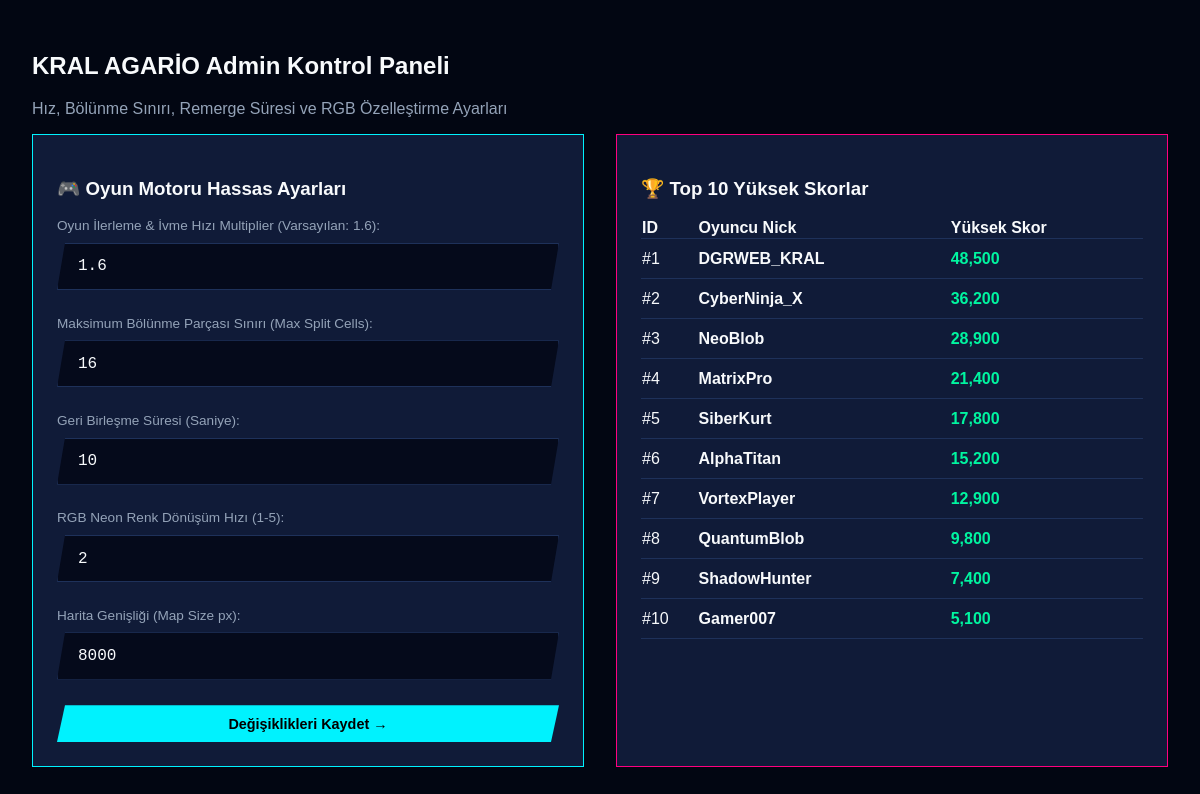
/admin.php (signed in), run on an earlier commit of the app's database.
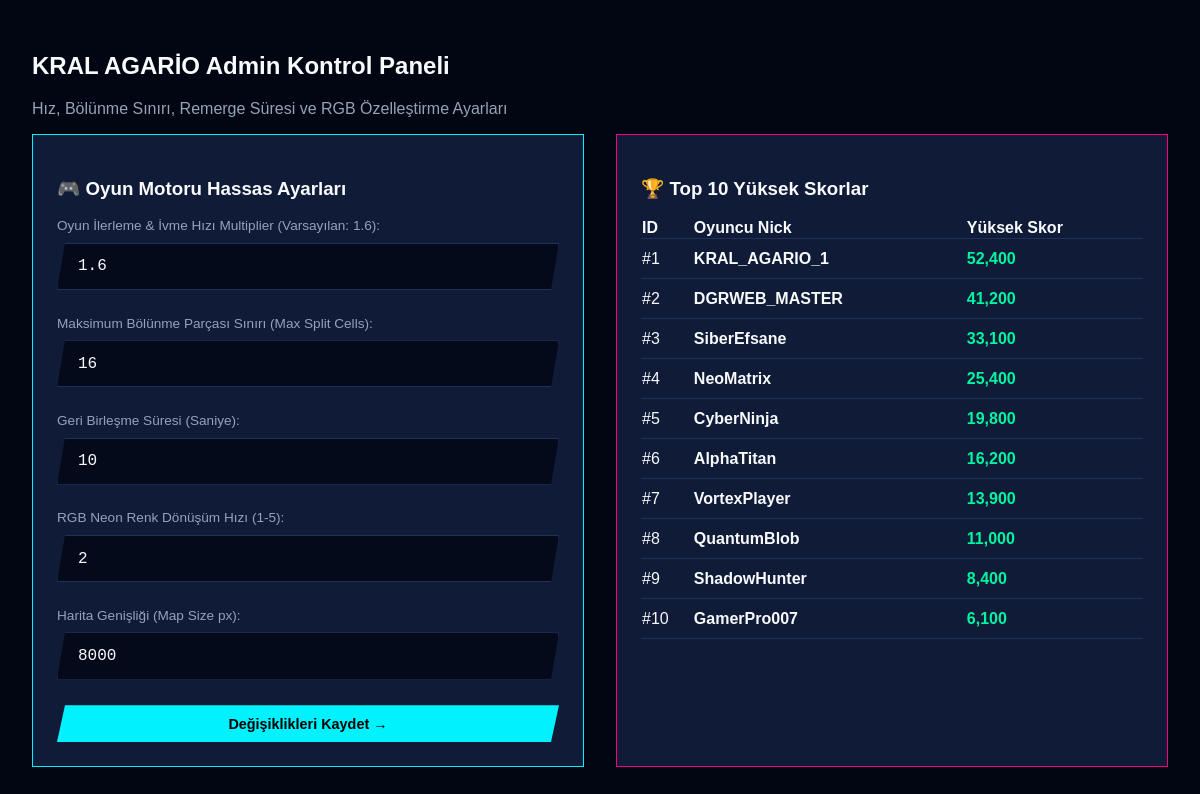
And on a later commit of the database.
### tables this page shows
CREATE TABLE IF NOT EXISTS game_leaderboards (
  id INT UNSIGNED NOT NULL AUTO_INCREMENT,
  player_nick VARCHAR(50) NOT NULL,
  game_key VARCHAR(50) NOT NULL DEFAULT 'kralagario',
  high_score INT UNSIGNED NOT NULL DEFAULT 0,
  created_at TIMESTAMP NOT NULL DEFAULT CURRENT_TIMESTAMP ON UPDATE CURRENT_TIMESTAMP,
  PRIMARY KEY (id)
);

### config.php (called while the page is built, shortened)
<?php
function db(): ?PDO
{
    static $pdo = null;
    if ($pdo instanceof PDO) return $pdo;
    $dsn = sprintf('mysql:host=%s;port=%s;dbname=%s;charset=utf8mb4', DB_HOST, DB_PORT, DB_NAME);
    try {
        $pdo = new PDO($dsn, DB_USER, DB_PASS, [
            PDO::ATTR_ERRMODE            => PDO::ERRMODE_EXCEPTION,
            PDO::ATTR_DEFAULT_FETCH_MODE => PDO::FETCH_ASSOC,
            PDO::ATTR_EMULATE_PREPARES   => false,
            PDO::ATTR_TIMEOUT            => 3,
        ]);
        return $pdo;
    } catch (PDOException $e) {
        $failed = true;
        return null;
    }
}
function get_game_settings(): array {
    $defaults = [
        'game_speed' => '1.6',
        'max_split_cells' => '16',
        'map_size' => '8000',
        'remerge_time_sec' => '10',
        'rgb_speed' => '2'
    ];
    $pdo = db();
    try {
        $rows = $pdo->query("SELECT setting_key, setting_value FROM game_settings")->fetchAll();
        foreach ($rows as $r) {
            $defaults[$r['setting_key']] = $r['setting_value'];
        }
    } catch (Throwable $t) {}
    return $defaults;
}
function e(?string $v): string {
    return htmlspecialchars((string)$v, ENT_QUOTES | ENT_SUBSTITUTE, 'UTF-8');
}

### admin.php (the view, shortened to what this page needs)
<?php
require __DIR__ . '/config.php';
$pdo = db();
    ?>
    <?php
$settings = get_game_settings();
$scores = $pdo ? $pdo->query("SELECT * FROM game_leaderboards ORDER BY high_score DESC LIMIT 10")->fetchAll() : [];
?>
<!DOCTYPE html>
<html lang="tr">
<head>
    <link rel="stylesheet" href="assets/style.css">
</head>
<body style="padding:2rem; overflow-y:auto;">
    <h2>KRAL AGARİO Admin Kontrol Paneli</h2>
    <p style="color:var(--text-muted);">Hız, Bölünme Sınırı, Remerge Süresi ve RGB Özelleştirme Ayarları</p>
    <div style="display:grid; grid-template-columns: 1fr 1fr; gap:2rem;">
        <div style="background:var(--bg-card); padding:1.5rem; border:1px solid var(--primary-cyan);">
            <h3>🎮 Oyun Motoru Hassas Ayarları</h3>
            <form method="post" style="margin-top:1rem;">
                <div style="margin-bottom:1rem;">
                    <label style="display:block; color:var(--text-muted); font-size:0.85rem;">Oyun İlerleme & İvme Hızı Multiplier (Varsayılan: 1.6):</label>
                    <input type="text" name="game_speed" class="nick-input" style="text-align:left;" value="<?= e($settings['game_speed']) ?>">
                </div>
                <div style="margin-bottom:1rem;">
                    <label style="display:block; color:var(--text-muted); font-size:0.85rem;">Maksimum Bölünme Parçası Sınırı (Max Split Cells):</label>
                    <input type="number" name="max_split_cells" class="nick-input" style="text-align:left;" value="<?= e($settings['max_split_cells']) ?>">
                </div>
                <div style="margin-bottom:1rem;">
                    <label style="display:block; color:var(--text-muted); font-size:0.85rem;">Geri Birleşme Süresi (Saniye):</label>
                    <input type="number" name="remerge_time_sec" class="nick-input" style="text-align:left;" value="<?= e($settings['remerge_time_sec']) ?>">
                </div>
                <div style="margin-bottom:1rem;">
                    <label style="display:block; color:var(--text-muted); font-size:0.85rem;">RGB Neon Renk Dönüşüm Hızı (1-5):</label>
                    <input type="text" name="rgb_speed" class="nick-input" style="text-align:left;" value="<?= e($settings['rgb_speed']) ?>">
                </div>
                <div style="margin-bottom:1rem;">
                    <label style="display:block; color:var(--text-muted); font-size:0.85rem;">Harita Genişliği (Map Size px):</label>
                    <input type="number" name="map_size" class="nick-input" style="text-align:left;" value="<?= e($settings['map_size']) ?>">
                </div>
                <button type="submit" class="cyber-btn" style="width:100%;">Değişiklikleri Kaydet →</button>
            </form>
        </div>
        <div style="background:var(--bg-card); padding:1.5rem; border:1px solid var(--accent-pink);">
            <h3>🏆 Top 10 Yüksek Skorlar</h3>
            <table style="width:100%; border-collapse:collapse; margin-top:1rem;">
                <thead>
                    <tr style="text-align:left; border-bottom:1px solid var(--border-color);">
                        <th>ID</th><th>Oyuncu Nick</th><th>Yüksek Skor</th>
                    </tr>
                </thead>
                <tbody>
                    <?php foreach ($scores as $s): ?>
                        <tr style="border-bottom:1px solid var(--border-color); height:40px;">
                            <td>#<?= $s['id'] ?></td>
                            <td><strong><?= e($s['player_nick']) ?></strong></td>
                            <td><span style="color:var(--accent-emerald); font-weight:700;"><?= number_format($s['high_score']) ?></span></td>
                        </tr>
                    <?php endforeach; ?>
                </tbody>
            </table>
        </div>
    </div>
</body>
</html>

### assets/style.css (style rules this page uses)
:root, [data-theme="dark"] { --bg-main: #020612; --bg-surface: #0a1128; --bg-card: #101b38; --bg-card-hover: #182850; --bg-input: #050a1b; --border-color: #1e315a; --primary-cyan: #00f2fe; --accent-pink: #ff007f; --accent-emerald: #00f5a0; --accent-amber: #f59e0b; --accent-purple: #a855f7; --text-main: #f8fafc; --text-muted: #94a3b8; --shadow-color: rgba(0, 242, 254, 0.25); }
*, *::before, *::after { box-sizing: border-box; transition: background-color 0.25s ease, color 0.25s ease, border-color 0.25s ease; }
body { margin: 0; background-color: var(--bg-main); color: var(--text-main); font-family: 'Plus Jakarta Sans', sans-serif; overflow: hidden; width: 100vw; height: 100vh; }
.nick-input, .skin-select { width: 100%; padding: 0.85rem 1.25rem; background: var(--bg-input); border: 1px solid var(--border-color); clip-path: polygon(8px 0, 100% 0, calc(100% - 8px) 100%, 0 100%); color: var(--text-main); font-size: 1rem; font-family: 'JetBrains Mono', monospace; margin: 0.6rem 0; text-align: center; outline: none; }
.cyber-btn { display: inline-flex; align-items: center; justify-content: center; gap: 0.5rem; padding: 0.65rem 1.4rem; clip-path: polygon(8px 0, 100% 0, calc(100% - 8px) 100%, 0 100%); font-weight: 700; font-size: 0.9rem; border: none; cursor: pointer; background: var(--primary-cyan); color: #000; }

What changed in the data, as far as the page shows it:
changed game_leaderboards id 1: player_nick "DGRWEB_KRAL" → "KRAL_AGARIO_1"; high_score "48,500" → "52,400"
changed game_leaderboards id 2: player_nick "CyberNinja_X" → "DGRWEB_MASTER"; high_score "36,200" → "41,200"
changed game_leaderboards id 3: player_nick "NeoBlob" → "SiberEfsane"; high_score "28,900" → "33,100"
changed game_leaderboards id 4: player_nick "MatrixPro" → "NeoMatrix"; high_score "21,400" → "25,400"
changed game_leaderboards id 5: player_nick "SiberKurt" → "CyberNinja"; high_score "17,800" → "19,800"
changed game_leaderboards "AlphaTitan": high_score "15,200" → "16,200"
changed game_leaderboards "VortexPlayer": high_score "12,900" → "13,900"
changed game_leaderboards "QuantumBlob": high_score "9,800" → "11,000"
changed game_leaderboards "ShadowHunter": high_score "7,400" → "8,400"
changed game_leaderboards id 10: player_nick "Gamer007" → "GamerPro007"; high_score "5,100" → "6,100"
